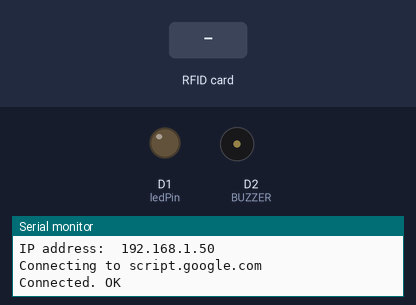
This sketch was run on a simulated ESP8266 (NodeMCU). Shown: output pins drawn as LEDs (lit = HIGH), buzzer (waves = sounding, pin HIGH), the last lines printed to the serial monitor. The inputs (shaded band) are chosen by the test bench. WiFi joins after 1.5 s; servers stay silent unless stated.

Above: at 10.4 s.
10.5 s: RFID card 5E 7A 19 C4 held to the reader
At 10.61 s:
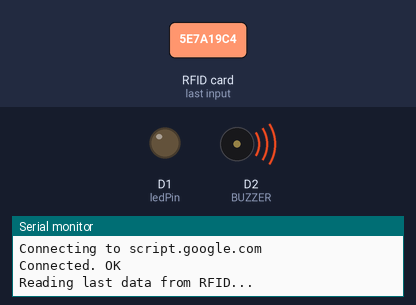
At 12.5 s:
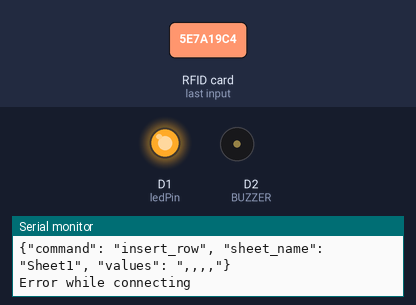
Timing chart, 0 to 14.0 s (numbered marks = the images above; inputs shaded):
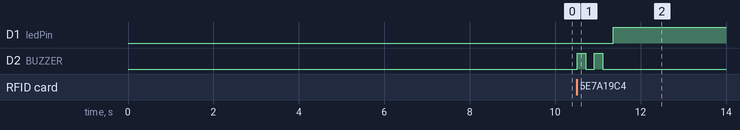

Measured:
- after the input at 10.5 s, D1 (ledPin): LOW → HIGH after 0.86 s; D2 (BUZZER): alternates HIGH for 0.20 s and LOW for 0.20 s, 4 changes in all, then stays LOW, starting at once

The sketch:

Read_Card.ino
```cpp
#include <Arduino.h>
#include <ESP8266WiFi.h>
#include <SPI.h>
#include <MFRC522.h>
#include <HTTPSRedirect.h>

#include<Wire.h>

#define BUZZER   D2

//---------------------------------------------------------------------------------------------------------
// Enter Google Script Deployment ID:
const char *GScriptId = "AKfycbwLWxWH-FinoH1dxAcLl8SagYewkxTvFByrhvcy9TBw5kPx_xpDEA_AxtEncwGdHqMVMA";
//---------------------------------------------------------------------------------------------------------
// Enter network credentials:
const char* ssid     = "Huflit-CB-NV";
const char* password = "huflitcbnv@123";
//---------------------------------------------------------------------------------------------------------
// Enter command (insert_row or append_row) and your Google Sheets sheet name (default is Sheet1):
String payload_base =  "{\"command\": \"insert_row\", \"sheet_name\": \"Sheet1\", \"values\": ";
String payload = "";
//---------------------------------------------------------------------------------------------------------
// Google Sheets setup (do not edit)
const char* host        = "script.google.com";
const int   httpsPort   = 443;
const char* fingerprint = "";
String url = String("/macros/s/") + GScriptId + "/exec";
HTTPSRedirect* client = nullptr;
//------------------------------------------------------------
// Declare variables that will be published to Google Sheets
String student_id;
//------------------------------------------------------------
int blocks[] = {4,5,6,8,9};
#define total_blocks  (sizeof(blocks) / sizeof(blocks[0]))
//------------------------------------------------------------
#define RST_PIN  0  //D3
#define SS_PIN   2  //D4
#define BUZZER   4  //D2
#define ledPin 5 //D1
//------------------------------------------------------------
MFRC522 mfrc522(SS_PIN, RST_PIN);
MFRC522::MIFARE_Key key;
MFRC522::StatusCode status;
//------------------------------------------------------------
/* Be aware of Sector Trailer Blocks */
int blockNum = 2;

byte bufferLen = 18;
byte readBlockData[18];

byte nuidPICC[4];

//------------------------------------------------------------

/****************************************************************************************************
 * setup Function
****************************************************************************************************/
void setup() {
  //----------------------------------------------------------
  Serial.begin(9600);
  delay(10);
  Serial.println('\n');
  //----------------------------------------------------------
  SPI.begin();
  //----------------------------------------------------------
  //initialize lcd screen

  //----------------------------------------------------------
  // Connect to WiFi
  WiFi.begin(ssid, password);
  Serial.print("Connecting to ");
  Serial.print(ssid); Serial.println(" ...");

  while (WiFi.status() != WL_CONNECTED) {
    delay(1000);
    Serial.print(".");
  }
  Serial.println('\n');
  Serial.println("Connection established!");
  Serial.print("IP address:\t");
  Serial.println(WiFi.localIP());
  //----------------------------------------------------------
  // Use HTTPSRedirect class to create a new TLS connection
  client = new HTTPSRedirect(httpsPort);
  client->setInsecure();
  client->setPrintResponseBody(true);
  client->setContentTypeHeader("application/json");
  //----------------------------------------------------------

  delay(5000);
  //----------------------------------------------------------
  Serial.print("Connecting to ");
  Serial.println(host);
  //----------------------------------------------------------
  // Try to connect for a maximum of 5 times
  bool flag = false;
  for(int i=0; i<5; i++){
    int retval = client->connect(host, httpsPort);
    //*************************************************
    if (retval == 1){
      flag = true;
      String msg = "Connected. OK";
      Serial.println(msg);
      delay(2000);
      break;
    }
    //*************************************************
    else
      Serial.println("Connection failed. Retrying...");
    //*************************************************
  }
  //----------------------------------------------------------
  if (!flag){
    //____________________________________________

    //____________________________________________
    Serial.print("Could not connect to server: ");
    Serial.println(host);
    delay(5000);
    return;
    //____________________________________________
  }
  //----------------------------------------------------------
  delete client;    // delete HTTPSRedirect object
  client = nullptr; // delete HTTPSRedirect object
  //----------------------------------------------------------
  pinMode(BUZZER, OUTPUT);
  pinMode(ledPin, OUTPUT);
}


void loop() {
  //----------------------------------------------------------------
  static bool flag = false;
  if (!flag){
    client = new HTTPSRedirect(httpsPort);
    client->setInsecure();
    flag = true;
    client->setPrintResponseBody(true);
    client->setContentTypeHeader("application/json");
  }
  if (client != nullptr){
    if (!client->connected())
      {client->connect(host, httpsPort);}
  }
  else{Serial.println("Error creating client object!");}
  //----------------------------------------------------------------

  /* Initialize MFRC522 Module */
  mfrc522.PCD_Init();
  /* Look for new cards */
  /* Reset the loop if no new card is present on RC522 Reader */
  if ( ! mfrc522.PICC_IsNewCardPresent()) {return;}
  /* Select one of the cards */
  if ( ! mfrc522.PICC_ReadCardSerial()) {return;}
  /* Read data from the same block */
  Serial.println();
  Serial.println(F("Reading last data from RFID..."));
  //----------------------------------------------------------------
  String values = "", data;

  //----------------------------------------------------------------*/
  digitalWrite(BUZZER, HIGH);
  delay(200);
  digitalWrite(BUZZER, LOW);
  delay(200);
  digitalWrite(BUZZER, HIGH);
  delay(200);
  digitalWrite(BUZZER, LOW);
  //creating payload - method 2 - More efficient
  for (byte i = 0; i < total_blocks; i++) {
    ReadDataFromBlock(blocks[i], readBlockData);
    //*************************************************
    if(i == 0){
      data = String((char*)readBlockData);
      data.trim();
      student_id = data;
      values = "\"" + data + ",";
    }
    //*************************************************
    else if(i == total_blocks-1){
      data = String((char*)readBlockData);
      data.trim();
      values += data + "\"}";
    }
    //*************************************************
    else{
      data = String((char*)readBlockData);
      data.trim();
      values += data + ",";
    }
  }

  payload = payload_base + values;
  if (mfrc522.uid.uidByte[0] != nuidPICC[0] ||
          mfrc522.uid.uidByte[1] != nuidPICC[1] ||
          mfrc522.uid.uidByte[2] != nuidPICC[2] ||
          mfrc522.uid.uidByte[3] != nuidPICC[3] ) {
      Serial.println(F("A new card has been detected."));
      digitalWrite(ledPin,HIGH);

      // Store NUID into nuidPICC array
      for (byte i = 0; i < 4; i++) {
          nuidPICC[i] = mfrc522.uid.uidByte[i];
      }
      Serial.println(F("The NUID tag is:"));
      Serial.print(F("In hex: "));
      printHex(mfrc522.uid.uidByte, mfrc522.uid.size);
      Serial.println();
      Serial.print(F("In dec: "));
      printDec(mfrc522.uid.uidByte, mfrc522.uid.size);
      Serial.println();
          }


  else {Serial.println(F("Card read previously."));
  digitalWrite(ledPin,LOW);}
  // Halt PICC
  mfrc522.PICC_HaltA();
  // Stop encryption on PCD
  mfrc522.PCD_StopCrypto1();
  //----------------------------------------------------------------

  //----------------------------------------------------------------
  // Publish data to Google Sheets
  Serial.println("Publishing data...");
  Serial.println(payload);
  if(client->POST(url, host, payload)){
    // do stuff here if publish was successful

  }
  //----------------------------------------------------------------
  else{
    // do stuff here if publish was not successful
    Serial.println("Error while connecting");

  }
  //----------------------------------------------------------------
  // a delay of several seconds is required before publishing again
  delay(5000);
}


void ReadDataFromBlock(int blockNum, byte readBlockData[])
{
  //----------------------------------------------------------------------------

  for (byte i = 0; i < 6; i++) {
    key.keyByte[i] = 0xFF;
  }
  //----------------------------------------------------------------------------
  /* Authenticating the desired data block for Read access using Key A */
  status = mfrc522.PCD_Authenticate(MFRC522::PICC_CMD_MF_AUTH_KEY_A, blockNum, &key, &(mfrc522.uid));
  //----------------------------------------------------------------------------s
  if (status != MFRC522::STATUS_OK){
     Serial.print("Authentication failed for Read: ");
     Serial.println(mfrc522.GetStatusCodeName(status));
     return;
  }
  //----------------------------------------------------------------------------
  else {
    Serial.println("Authentication success");
  }
  //----------------------------------------------------------------------------
  /* Reading data from the Block */
  status = mfrc522.MIFARE_Read(blockNum, readBlockData, &bufferLen);
  if (status != MFRC522::STATUS_OK) {
    Serial.print("Reading failed: ");
    Serial.println(mfrc522.GetStatusCodeName(status));
    return;
  }
  //----------------------------------------------------------------------------
  else {
    readBlockData[16] = ' ';
    readBlockData[17] = ' ';
    Serial.println("Block was read successfully");
  }
  //----------------------------------------------------------------------------
}
void printHex(byte *buffer, byte bufferSize) {
  for (byte i = 0; i < bufferSize; i++) {
      Serial.print(buffer[i] < 0x10 ? " 0" : " ");
      Serial.print(buffer[i], HEX);
  }
}
/**
    Helper routine to dump a byte array as dec values to Serial.
*/
void printDec(byte *buffer, byte bufferSize) {
  for (byte i = 0; i < bufferSize; i++) {
      Serial.print(buffer[i] < 0x10 ? " 0" : " ");
      Serial.print(buffer[i], DEC);
  }
}
```
